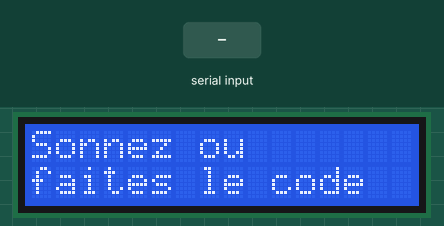
Simulated run of this sketch. Board: Arduino Mega 2560, built with avr-gcc and run on an emulated ATmega2560. On the bench: 16×2 character LCD. The test bench sets the inputs (shaded band).

Above: at 1.2 s.
1.3 s: "R\n" received over Serial
At 1.9 s:
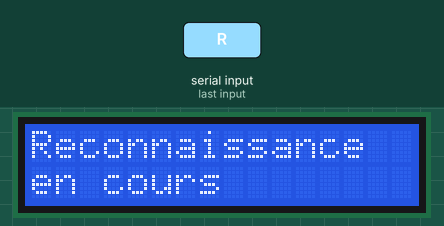
2.8 s: byte 85 ('U') received over Serial
At 4.0 s:
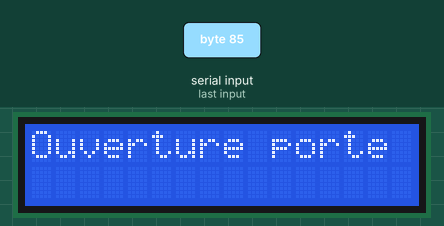
4.3 s: byte 65 ('A') received over Serial
At 5.5 s:
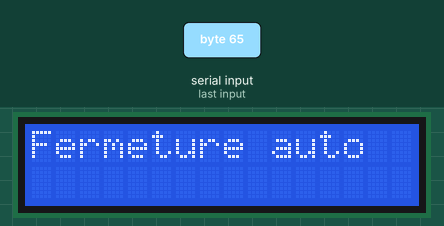
5.8 s: byte 78 ('N') received over Serial
At 6.2 s:
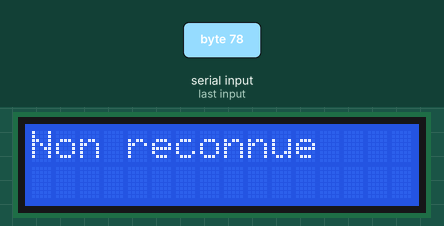
7.3 s: byte 88 ('X') received over Serial
At 7.9 s:
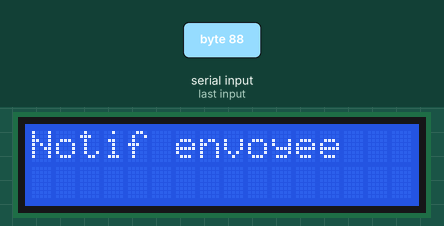
8.8 s: byte 76 ('L') received over Serial
At 9.8 s:
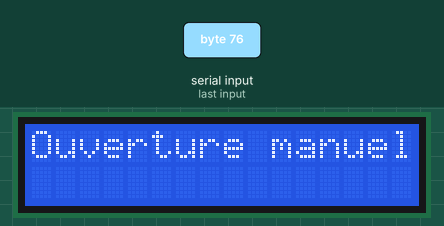
Timing chart, 0 to 11.3 s (numbered marks = the images above; inputs shaded):
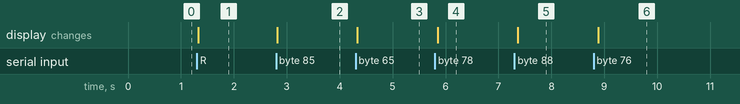

Measured:
- after the input at 1.3 s, the display: changes at once (image 1)
- after the input at 2.8 s, the display: changes at once (image 2)
- after the input at 4.3 s, the display: changes at once (image 3)
- after the input at 5.8 s, the display: changes after 0.05 s (image 4)
- after the input at 7.3 s, the display: changes after 0.07 s (image 5)
- after the input at 8.8 s, the display: changes after 0.09 s (image 6)

The sketch:

lcd-digicode.ino
```cpp
#include <Wire.h>
#include <LiquidCrystal_I2C.h>
#include <Keypad.h>

// --- LCD I2C ---
LiquidCrystal_I2C lcd(0x27,16,2);
String buffer = "";

// --- Keypad config ---
const byte ROWS = 4, COLS = 4;
char keys[ROWS][COLS] = {
  {'1','2','3','A'},
  {'4','5','6','B'},
  {'7','8','9','C'},
  {'*','0','#','D'}
};
byte rowPins[ROWS] = {23,25,27,29};
byte colPins[COLS] = {31,33,35,37};
Keypad keypad = Keypad(makeKeymap(keys), rowPins, colPins, ROWS, COLS);

void setup(){
  Serial.begin(9600);
  lcd.init(); lcd.backlight();
  showWelcome();
}

void loop(){
  // 1) gérer commandes entrantes (backend)
  while(Serial.available()){
    char c = Serial.read();
    switch(c){
      case 'W': showWelcome();       break;
      case 'R': showRecon();         break;
      case 'U': showUnlock();        break;
      case 'A': showAutoLock();      break;
      case 'N': showNotRecognized(); break;
      case 'X': showNotify();        break;
      case 'L': showManualUnlock();  break;
      case 'M': showManualLock();    break;
      case 'C': showCodeCorrect();   break;
      case 'I': showCodeIncorrect();   break;
      case '\n':
        if(buffer.length()){
          showText(buffer);
          buffer = "";
        }
        break;
      default:
        buffer += c;
        break;
    }
  }

  // 2) lire le digicode et renvoyer la touche au backend
  char key = keypad.getKey();
  if(key){
    Serial.print(key);
  }
}

// --- Affichages LCD ---
void showWelcome(){
  lcd.clear();
  lcd.setCursor(0,0); lcd.print("Sonnez ou");
  lcd.setCursor(0,1); lcd.print("faites le code");
}
void showRecon(){
  lcd.clear();
  lcd.setCursor(0,0); lcd.print("Reconnaissance");
  lcd.setCursor(0,1); lcd.print("en cours");
}
void showUnlock(){
  lcd.clear();
  lcd.setCursor(0,0); lcd.print("Ouverture porte");
  delay (1500);
}
void showAutoLock(){
  lcd.clear();
  lcd.setCursor(0,0); lcd.print("Fermeture auto");
  delay (1500);
}
void showNotRecognized(){
  lcd.clear();
  lcd.setCursor(0,0); lcd.print("Non reconnue");
  delay (1500);
}
void showNotify(){
  lcd.clear();
  lcd.setCursor(0,0); lcd.print("Notif envoyee");
  delay (1500);
}
void showManualUnlock(){
  lcd.clear();
  lcd.setCursor(0,0); lcd.print("Ouverture manuelle");
  delay (1500);
}
void showManualLock(){
  lcd.clear();
  lcd.setCursor(0,0); lcd.print("Fermeture manuelle");
  delay (1500);
}

void showCodeIncorrect(){
  lcd.clear();
  lcd.setCursor(0,0); lcd.print("Code incorrect");
  delay (1500);
}

void showCodeCorrect(){
  lcd.clear();
  lcd.setCursor(0,0); lcd.print("Code correct");
  delay (1500);
}


void showText(const String &s){
  lcd.clear();
  int nl = s.indexOf('\n');
  if(nl>=0){
    lcd.setCursor(0,0); lcd.print(s.substring(0,nl));
    lcd.setCursor(0,1); lcd.print(s.substring(nl+1));
  } else {
    lcd.setCursor(0,0); lcd.print(s);
  }
}
```
